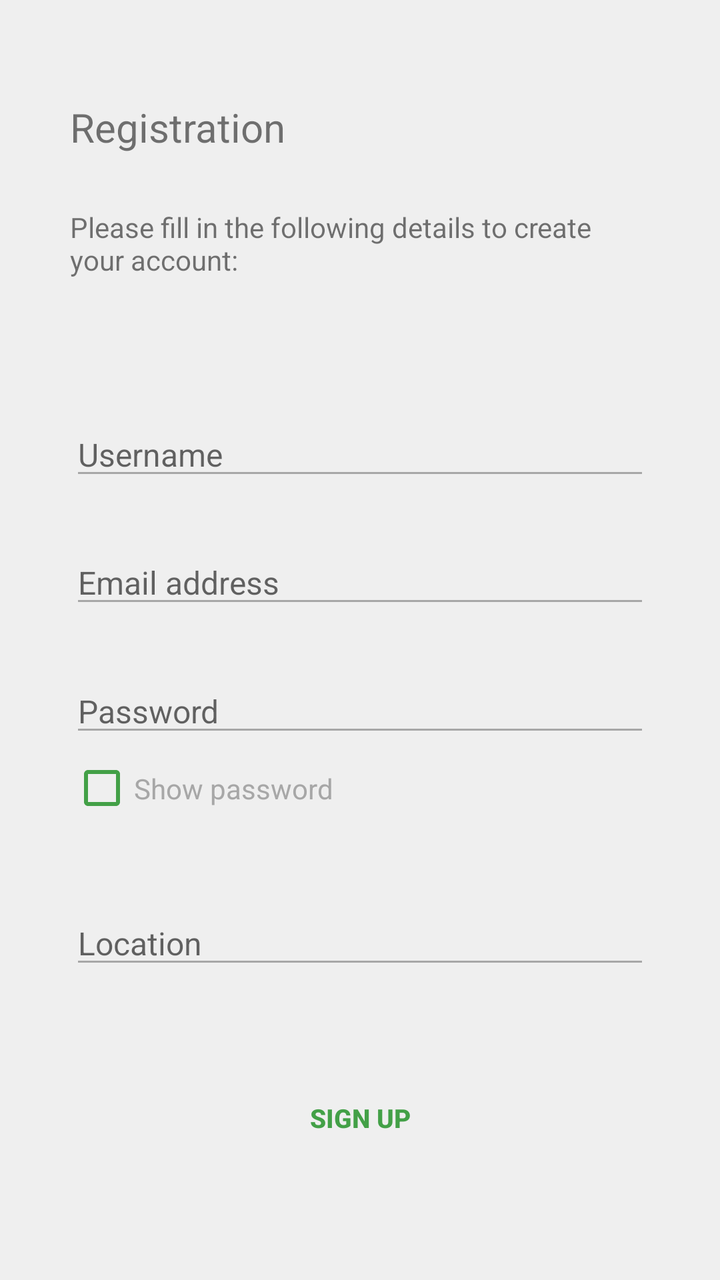
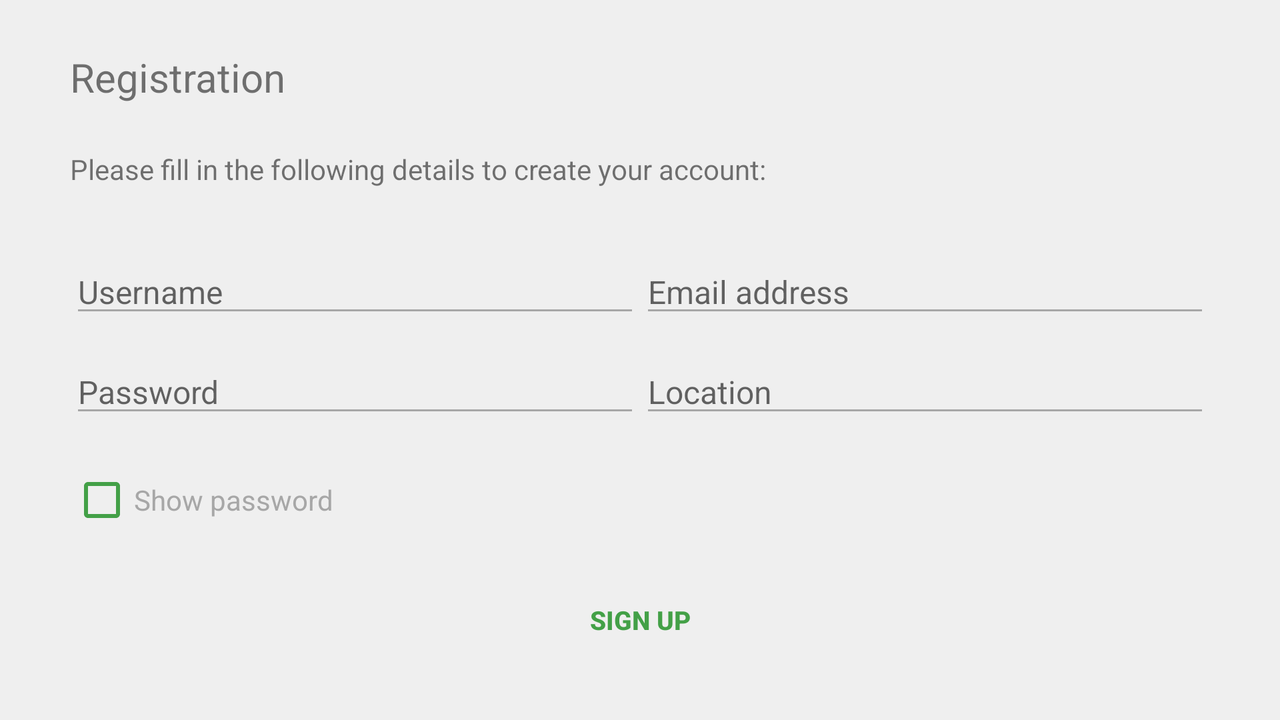

The same Android screen from two of the app's own layout files: first res/layout/ as a phone draws it, then the repository's variant for another configuration, drawn on a device whose configuration selects that folder. Both files follow.
<!-- AndroidManifest.xml: activity theme MainTheme -->
<!-- res/layout/activity_signup.xml -->
<?xml version="1.0" encoding="utf-8"?>
<LinearLayout
    xmlns:android="http://schemas.android.com/apk/res/android"
    android:layout_width="match_parent"
    android:layout_height="match_parent"
    android:orientation="vertical"
    android:gravity="center"
    android:paddingLeft="35dp"
    android:paddingRight="35dp"
    android:paddingTop="50dp"
    android:paddingBottom="50dp">

    <TextView
        android:layout_width="match_parent"
        android:layout_height="0dp"
        android:layout_weight="0.35"
        android:text="@string/registration"
        android:textSize="@dimen/headings_text_size"/>

    <TextView
        android:layout_width="match_parent"
        android:layout_height="0dp"
        android:layout_weight="0.5"
        android:text="@string/fill_details"/>

    <LinearLayout
        android:layout_width="match_parent"
        android:layout_height="0dp"
        android:layout_weight="2"
        android:orientation="vertical">

        <EditText
            android:id="@+id/sig_et_username"
            android:layout_width="match_parent"
            android:layout_height="0dp"
            android:layout_weight="1"
            android:hint="Username"
            android:gravity="bottom"
            android:textSize="@dimen/small_text_size"
            android:textColor="@color/color_darker_gray"
            android:backgroundTint="@color/color_dark_gray"/>

        <EditText
            android:id="@+id/sig_et_email"
            android:layout_width="match_parent"
            android:layout_height="0dp"
            android:layout_weight="1"
            android:hint="Email address"
            android:gravity="bottom"
            android:textSize="@dimen/small_text_size"
            android:inputType="textEmailAddress"
            android:textColor="@color/color_darker_gray"
            android:backgroundTint="@color/color_dark_gray"/>

        <EditText
            android:id="@+id/sig_et_password"
            android:layout_width="match_parent"
            android:layout_height="0dp"
            android:layout_weight="1"
            android:hint="@string/password_hint"
            android:gravity="bottom"
            android:textSize="@dimen/small_text_size"
            android:password="true"
            android:textColor="@color/color_darker_gray"
            android:backgroundTint="@color/color_dark_gray"/>
        
        <CheckBox
            android:id="@+id/sig_cb_checkpassword"
            android:layout_width="match_parent"
            android:layout_height="0dp"
            android:layout_weight="0.65"
            android:layout_marginBottom="10dp"
            android:text="Show password"
            android:textColor="@color/color_dark_gray"
            android:backgroundTint="@color/color_dark_gray"/>

        <EditText
            android:id="@+id/sig_et_location"
            android:layout_width="match_parent"
            android:layout_height="0dp"
            android:layout_weight="1"
            android:hint="@string/location"
            android:gravity="bottom"
            android:textSize="@dimen/small_text_size"
            android:textColor="@color/color_darker_gray"
            android:backgroundTint="@color/color_dark_gray"/>

    </LinearLayout>
    
    <LinearLayout
        android:layout_width="match_parent"
        android:layout_height="0dp"
        android:layout_weight="0.25"/>
    
    <Button
        android:id="@+id/sig_bn_signup"
        android:layout_width="150dp"
        android:layout_height="0dp"
        android:layout_weight="0.4"
        android:text="@string/sign_up"
        style="@style/SmallButtonTheme"/>

</LinearLayout>
<!-- resources referenced by this layout -->
<resources>
  <color name="color_dark_gray">#ffa7a7a7</color>
  <color name="color_darker_gray">#5f5f5f</color>
  <dimen name="headings_text_size">20sp</dimen>
  <dimen name="small_text_size">16sp</dimen>
  <string name="fill_details">Please fill in the following details to create your account:</string>
  <string name="location">Location</string>
  <string name="password_hint">Password</string>
  <string name="registration">Registration</string>
  <string name="sign_up">Sign up</string>
  <style name="SmallButtonTheme">
          <item name="android:textAllCaps">true</item>
          <item name="android:textColor">@drawable/text_colour</item>
          <item name="android:background">@drawable/activated_inverse</item>
          <item name="android:textStyle">bold</item>
          <item name="android:textSize">13sp</item>
      </style>
  <style name="MainTheme" parent="Theme.AppCompat.Light">
          <item name="colorPrimary">@color/color_primary</item>
          <item name="colorPrimaryDark">@color/color_secondary</item>
          <item name="android:windowActionBar">false</item>
          <item name="android:windowBackground">@color/color_gray</item>
          <item name="android:textColorPrimary">@color/color_white</item>
          <item name="android:textColorSecondary">@color/color_white</item>
          <item name="android:spinnerStyle">@style/SmallLabelsValuesSpinner</item>
          <item name="colorControlNormal">@color/color_primary</item>
          <item name="colorControlHighlight">@color/color_darker_gray</item>
          <item name="android:itemTextAppearance">@style/OverflowTextTheme</item>
      </style>
  <!-- drawable text_colour (drawable) -->
  <?xml version="1.0" encoding="utf-8"?>
  <selector xmlns:android="http://schemas.android.com/apk/res/android">
      
      <item android:state_enabled="false" android:color="@color/color_darker_gray" />
  
      <item android:state_enabled="true" android:color="@color/color_primary"/>
  </selector>
  <!-- drawable activated_inverse (drawable) -->
  <?xml version="1.0" encoding="utf-8"?>
  <selector xmlns:android="http://schemas.android.com/apk/res/android">
      <item android:state_activated="true" android:drawable="@color/color_medium_gray" />
      <item android:state_selected="true" android:drawable="@color/color_medium_gray" />
      <item android:state_pressed="true" android:drawable="@color/color_medium_gray" />
      <item android:state_checked="true" android:drawable="@color/color_medium_gray" />
      <item android:drawable="@android:color/transparent" />
  </selector>
  <color name="color_primary">#43A047</color>
  <color name="color_secondary">#424242</color>
  <color name="color_gray">#ffefefef</color>
  <color name="color_white">#fffbfbfb</color>
  <style name="SmallLabelsValuesSpinner" parent="Widget.AppCompat.Spinner">
          <item name="android:textColor">@color/color_darker_gray</item>
          <item name="android:gravity">top|center_horizontal</item>
          <item name="android:textAllCaps">true</item>
          <item name="android:textStyle">bold</item>
          <item name="android:textSize">12sp</item>
      </style>
  <style name="OverflowTextTheme" parent="@android:style/TextAppearance.Widget.IconMenu.Item">
          <item name="android:textColor">@color/color_secondary</item>
      </style>
  <color name="color_medium_gray">#ffd7d7d7</color>
</resources>
<!-- res/layout-land/activity_signup.xml (the repository's variant of the layout above) -->
<!-- drawn on the phone turned sideways -->
<?xml version="1.0" encoding="utf-8"?>
<LinearLayout
    xmlns:android="http://schemas.android.com/apk/res/android"
    android:layout_width="match_parent"
    android:layout_height="match_parent"
    android:orientation="vertical"
    android:gravity="center"
    android:paddingLeft="35dp"
    android:paddingRight="35dp"
    android:paddingTop="25dp"
    android:paddingBottom="25dp">

    <TextView
        android:layout_width="match_parent"
        android:layout_height="0dp"
        android:layout_weight="1"
        android:text="@string/registration"
        android:textSize="@dimen/headings_text_size"/>

    <TextView
        android:layout_width="match_parent"
        android:layout_height="0dp"
        android:layout_weight="1"
        android:text="@string/fill_details"/>


    <LinearLayout
        android:layout_width="match_parent"
        android:layout_height="0dp"
        android:layout_weight="1"
        android:orientation="horizontal">

        <EditText
            android:id="@+id/sig_et_username"
            android:layout_width="0dp"
            android:layout_weight="1"
            android:layout_height="wrap_content"
            android:hint="Username"
            android:gravity="bottom"
            android:textSize="@dimen/small_text_size"
            android:textColor="@color/color_darker_gray"
            android:backgroundTint="@color/color_dark_gray"/>

        <EditText
            android:id="@+id/sig_et_email"
            android:layout_width="0dp"
            android:layout_height="wrap_content"
            android:layout_weight="1"
            android:hint="Email address"
            android:gravity="bottom"
            android:textSize="@dimen/small_text_size"
            android:inputType="textEmailAddress"
            android:textColor="@color/color_darker_gray"
            android:backgroundTint="@color/color_dark_gray"/>

    </LinearLayout>

    <LinearLayout
            android:layout_width="match_parent"
            android:layout_height="0dp"
            android:layout_weight="1"
            android:orientation="horizontal">

        <EditText
            android:id="@+id/sig_et_password"
            android:layout_width="0dp"
            android:layout_height="wrap_content"
            android:layout_weight="1"
            android:hint="@string/password_hint"
            android:gravity="bottom"
            android:textSize="@dimen/small_text_size"
            android:password="true"
            android:textColor="@color/color_darker_gray"
            android:backgroundTint="@color/color_dark_gray"/>


        <EditText
            android:id="@+id/sig_et_location"
            android:layout_width="0dp"
            android:layout_height="wrap_content"
            android:layout_weight="1"
            android:hint="@string/location"
            android:gravity="bottom"
            android:textSize="@dimen/small_text_size"
            android:textColor="@color/color_darker_gray"
            android:backgroundTint="@color/color_dark_gray"/>

    </LinearLayout>


    <CheckBox
            android:id="@+id/sig_cb_checkpassword"
            android:layout_width="match_parent"
            android:layout_height="0dp"
            android:layout_weight="1"
            android:layout_marginBottom="10dp"
            android:text="Show password"
            android:textColor="@color/color_dark_gray"
            android:backgroundTint="@color/color_dark_gray"/>
    
    <Button
        android:id="@+id/sig_bn_signup"
        android:layout_width="150dp"
        android:layout_height="0dp"
        android:layout_weight="1"
        android:text="@string/sign_up"
        style="@style/SmallButtonTheme"/>

</LinearLayout>
